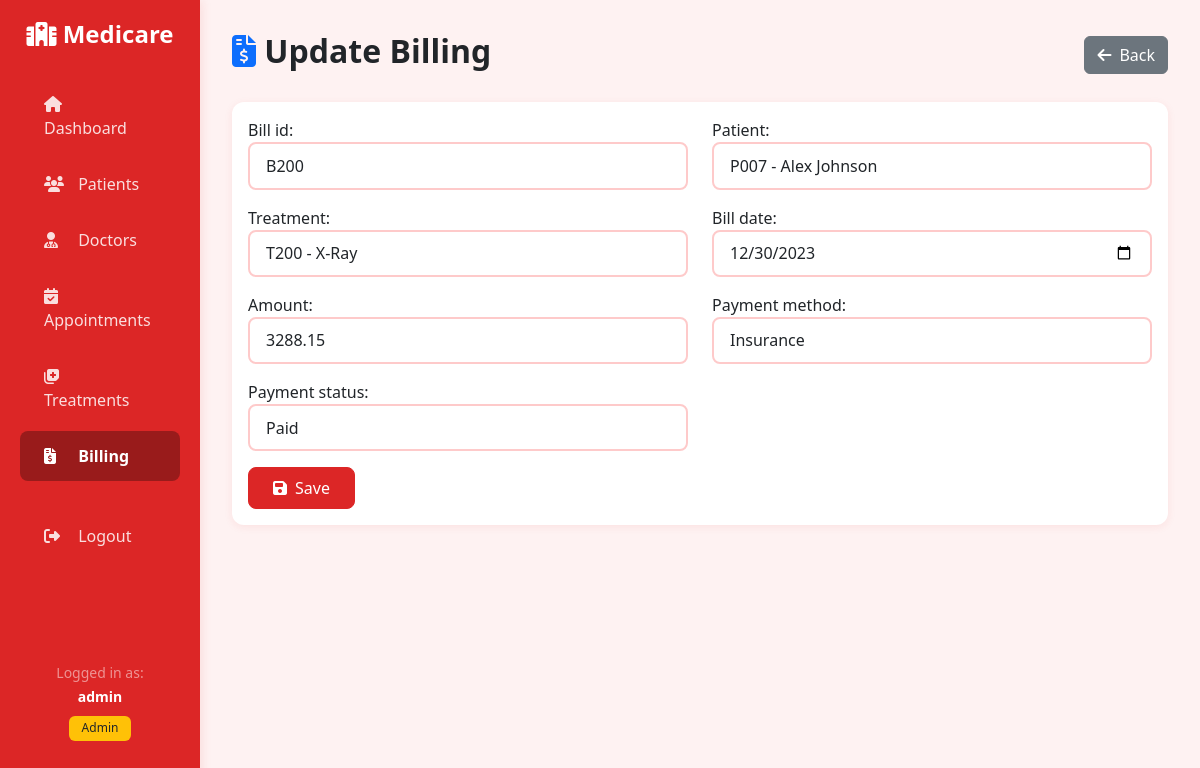
The page /billing/B200/update/ (signed in) on the database its author committed.
### medicare/models.py (models this page shows, shortened)
class Billing(models.Model):
    PAYMENT_METHOD_CHOICES = [
        ('Cash', 'Cash'),
        ('Credit Card', 'Credit Card'),
        ('Debit Card', 'Debit Card'),
        ('Insurance', 'Insurance'),
        ('Online', 'Online'),
    ]
    PAYMENT_STATUS_CHOICES = [
        ('Pending', 'Pending'),
        ('Paid', 'Paid'),
        ('Failed', 'Failed'),
        ('Refunded', 'Refunded'),
    ]
    bill_id = models.CharField(max_length=10, unique=True, primary_key=True)
    patient = models.ForeignKey(Patient, on_delete=models.CASCADE, related_name='bills')
    treatment = models.ForeignKey(Treatment, on_delete=models.CASCADE, related_name='bills')
    bill_date = models.DateField()
    amount = models.DecimalField(max_digits=10, decimal_places=2)
    payment_method = models.CharField(max_length=20, choices=PAYMENT_METHOD_CHOICES)
    payment_status = models.CharField(max_length=20, choices=PAYMENT_STATUS_CHOICES, default='Pending')
    class Meta:
        ordering = ['-bill_date']

class Patient(models.Model):
    GENDER_CHOICES = [
        ('M', 'Male'),
        ('F', 'Female'),
        ('O', 'Other'),
    ]
    patient_id = models.CharField(max_length=10, unique=True, primary_key=True)
    first_name = models.CharField(max_length=100)
    last_name = models.CharField(max_length=100)
    gender = models.CharField(max_length=1, choices=GENDER_CHOICES)
    date_of_birth = models.DateField()
    contact_number = models.CharField(max_length=15)
    address = models.TextField()
    registration_date = models.DateField()
    insurance_provider = models.CharField(max_length=100)
    insurance_number = models.CharField(max_length=50)
    email = models.EmailField()
    class Meta:
        ordering = ['patient_id']
    def __str__(self):
        return f"{self.patient_id} - {self.first_name} {self.last_name}"

class Treatment(models.Model):
    TREATMENT_TYPES = [
        ('X-Ray', 'X-Ray'),
        ('MRI', 'MRI'),
        ('ECG', 'ECG'),
        ('Chemotherapy', 'Chemotherapy'),
        ('Physiotherapy', 'Physiotherapy'),
        ('Surgery', 'Surgery'),
        ('Laboratory', 'Laboratory'),
    ]
    treatment_id = models.CharField(max_length=10, unique=True, primary_key=True)
    appointment = models.ForeignKey(Appointment, on_delete=models.CASCADE, related_name='treatments')
    treatment_type = models.CharField(max_length=100, choices=TREATMENT_TYPES)
    description = models.TextField()
    cost = models.DecimalField(max_digits=10, decimal_places=2)
    treatment_date = models.DateField()
    class Meta:
        ordering = ['-treatment_date']
    def __str__(self):
        return f"{self.treatment_id} - {self.treatment_type}"

### medicare/views.py (the view)
# urls.py: path('billing/<str:pk>/update/', views.billing_update, name='billing_update'),
@login_required
def billing_update(request, pk):
    bill = get_object_or_404(Billing, pk=pk)
    if request.method == 'POST':
        form = BillingForm(request.POST, instance=bill)
        if form.is_valid():
            form.save()
            messages.success(request, 'Bill updated successfully!')
            return redirect('billing_detail', pk=pk)
    else:
        form = BillingForm(instance=bill)
    return render(request, 'medicare/billing_form.html', {'form': form, 'action': 'Update', 'bill': bill})

### medicare/forms.py
class BillingForm(forms.ModelForm):
    class Meta:
        model = Billing
        fields = '__all__'
        widgets = {
            'bill_id': forms.TextInput(attrs={'class': 'form-control', 'placeholder': 'B001'}),
            'patient': forms.Select(attrs={'class': 'form-control'}),
            'treatment': forms.Select(attrs={'class': 'form-control'}),
            'bill_date': forms.DateInput(attrs={'class': 'form-control', 'type': 'date'}),
            'amount': forms.NumberInput(attrs={'class': 'form-control', 'step': '0.01'}),
            'payment_method': forms.Select(attrs={'class': 'form-control'}),
            'payment_status': forms.Select(attrs={'class': 'form-control'}),
        }

### templates/medicare/billing_form.html (shortened to what this page needs)
{%extends 'medicare/base.html'%}
{%block content%}
<div class="d-flex justify-content-between align-items-center mb-4">
    <h1 class="h2 fw-bold"><i class="fas fa-file-invoice-dollar text-primary"></i> {{action}} Billing</h1>
    <a href="{%url 'billing_list'%}" class="btn btn-secondary">
        <i class="fas fa-arrow-left me-2"></i>Back
    </a>
</div>
<div class="card">
    <div class="card-body">
        <form method="post">
            <div class="row">
                {%for field in form%}
                <div class="col-md-6 mb-3">
                    {{field.label_tag}}
                    {{field}}
                </div>
                {%endfor%}
            </div>
            <button type="submit" class="btn btn-primary">
                <i class="fas fa-save me-2"></i>Save
            </button>
        </form>
    </div>
</div>
{%endblock%}

### templates/medicare/base.html (shortened to what this page needs)
<!DOCTYPE html>
<html lang="en">
<head>
    <link href="https://cdn.jsdelivr.net/npm/bootstrap@5.3.0/dist/css/bootstrap.min.css" rel="stylesheet">
    <link rel="stylesheet" href="https://cdnjs.cloudflare.com/ajax/libs/font-awesome/6.4.0/css/all.min.css">
</head>
<body>
    {% if user.is_authenticated %}
    <div class="container-fluid">
        <div class="row">
            <nav class="col-md-2 d-md-block sidebar">
                <div class="position-sticky pt-3">
                    <a href="{% url 'dashboard' %}" class="navbar-brand d-block text-center mb-4">
                        <i class="fas fa-hospital-alt"></i> Medicare
                    </a>
                    <ul class="nav flex-column">
                        <li class="nav-item">
                            <a class="nav-link {% if request.resolver_match.url_name == 'dashboard' %}active{% endif %}" href="{% url 'dashboard' %}">
                                <i class="fas fa-home"></i> Dashboard
                            </a>
                        </li>
                        {% if user.is_staff or user.is_superuser %}
                        <li class="nav-item">
                            <a class="nav-link {% if 'patient' in request.resolver_match.url_name %}active{% endif %}" href="{% url 'patient_list' %}">
                                <i class="fas fa-users"></i> Patients
                            </a>
                        </li>
                        <li class="nav-item">
                            <a class="nav-link {% if 'doctor' in request.resolver_match.url_name %}active{% endif %}" href="{% url 'doctor_list' %}">
                                <i class="fas fa-user-md"></i> Doctors
                            </a>
                        </li>
                        <li class="nav-item">
                            <a class="nav-link {% if 'appointment' in request.resolver_match.url_name %}active{% endif %}" href="{% url 'appointment_list' %}">
                                <i class="fas fa-calendar-check"></i> Appointments
                            </a>
                        </li>
                        <li class="nav-item">
                            <a class="nav-link {% if 'treatment' in request.resolver_match.url_name %}active{% endif %}" href="{% url 'treatment_list' %}">
                                <i class="fas fa-notes-medical"></i> Treatments
                            </a>
                        </li>
                        <li class="nav-item">
                            <a class="nav-link {% if 'billing' in request.resolver_match.url_name %}active{% endif %}" href="{% url 'billing_list' %}">
                                <i class="fas fa-file-invoice-dollar"></i> Billing
                            </a>
                        </li>
                        {% endif %}
                        <li class="nav-item mt-4">
                            <a class="nav-link" href="{% url 'logout' %}">
                                <i class="fas fa-sign-out-alt"></i> Logout
                            </a>
                        </li>
                    </ul>
                    <div class="text-center text-white-50 mt-5 pt-5">
                        <small>Logged in as:<br><strong class="text-white">{{ user.username }}</strong></small>
                        {% if user.is_staff or user.is_superuser %}
                        <br><span class="badge bg-warning text-dark mt-2">Admin</span>
                        {% else %}
                        <br><span class="badge bg-info mt-2">User</span>
                        {% endif %}
                    </div>
                </div>
            </nav>
            <main class="col-md-10 ms-sm-auto main-content">
                {% block content %}{% endblock %}
            </main>
        </div>
    </div>
    {% else %}
        {% block login_content %}{% endblock %}
    {% endif %}
</body>
</html>

### templates/medicare/base.html (style rules this page uses)
:root { --primary-color: #dc2626; --primary-hover: #b91c1c; --primary-dark: #991b1b; --secondary-color: #fca5a5; --success-color: #dc2626; --danger-color: #7f1d1d; --warning-color: #f87171; --info-color: #ef4444; --dark-color: #450a0a; --light-color: #fef2f2; --border-color: #fecaca; }
body { font-family: 'Segoe UI', Tahoma, Geneva, Verdana, sans-serif; background-color: var(--light-color); }
.sidebar { min-height: 100vh; background: #dc2626; box-shadow: 2px 0 10px rgba(220, 38, 38, 0.1); }
.sidebar .nav-link { color: rgba(255,255,255,0.85); padding: 0.8rem 1.5rem; transition: all 0.3s ease; border-radius: 8px; margin: 0.2rem 0.5rem; }
.sidebar .nav-link.active { background-color: #991b1b; color: white; font-weight: 600; }
.sidebar .nav-link i { margin-right: 10px; width: 20px; }
.main-content { padding: 2rem; }
.card { border: none; border-radius: 12px; box-shadow: 0 2px 8px rgba(220, 38, 38, 0.08); transition: transform 0.3s ease, box-shadow 0.3s ease; }
.btn-primary { background-color: var(--primary-color); border-color: var(--primary-color); padding: 0.5rem 1.5rem; border-radius: 8px; transition: all 0.3s ease; }
.badge { padding: 0.4rem 0.8rem; font-weight: 500; border-radius: 6px; }
.navbar-brand { font-size: 1.5rem; font-weight: 700; color: white !important; }
.form-control, .form-select { border-radius: 8px; border: 2px solid var(--border-color); padding: 0.6rem 1rem; }

### rows shown on the page
Billing: form "B200" "12/30/2023" "3288.15" "Insurance" "Paid"
Patient: form "P007 - Alex Johnson"
Treatment: form "T200 - X-Ray"

### other values the page prints
{{ user.username }} "admin"
{{ action }} "Update"
{{ field.label_tag }} "Bill id:" "Patient:" "Treatment:" "Bill date:" "Amount:" "Payment method:" "Payment status:"
